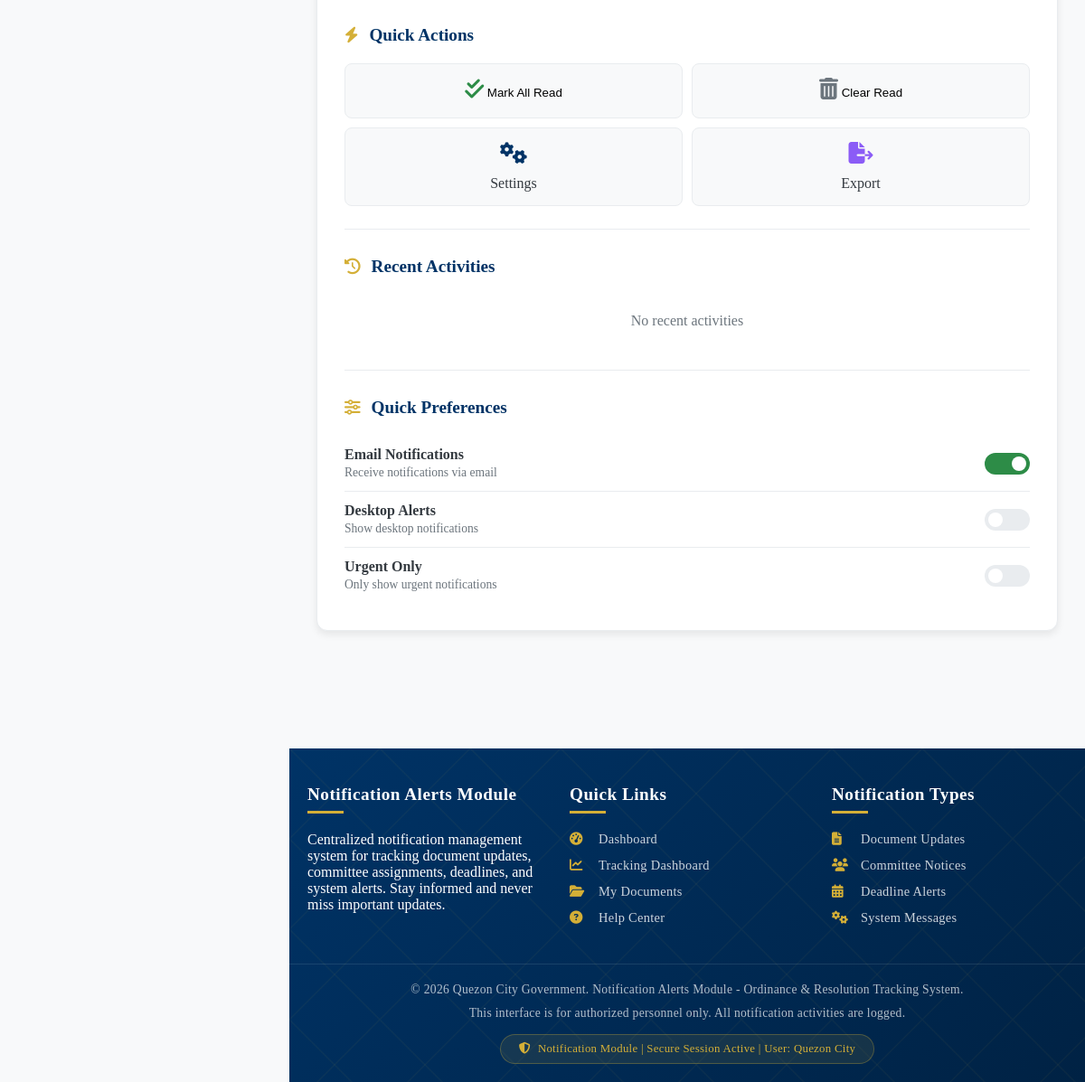
The page /superadmin/notifications.php (signed in, lower part) on the database as committed earlier.
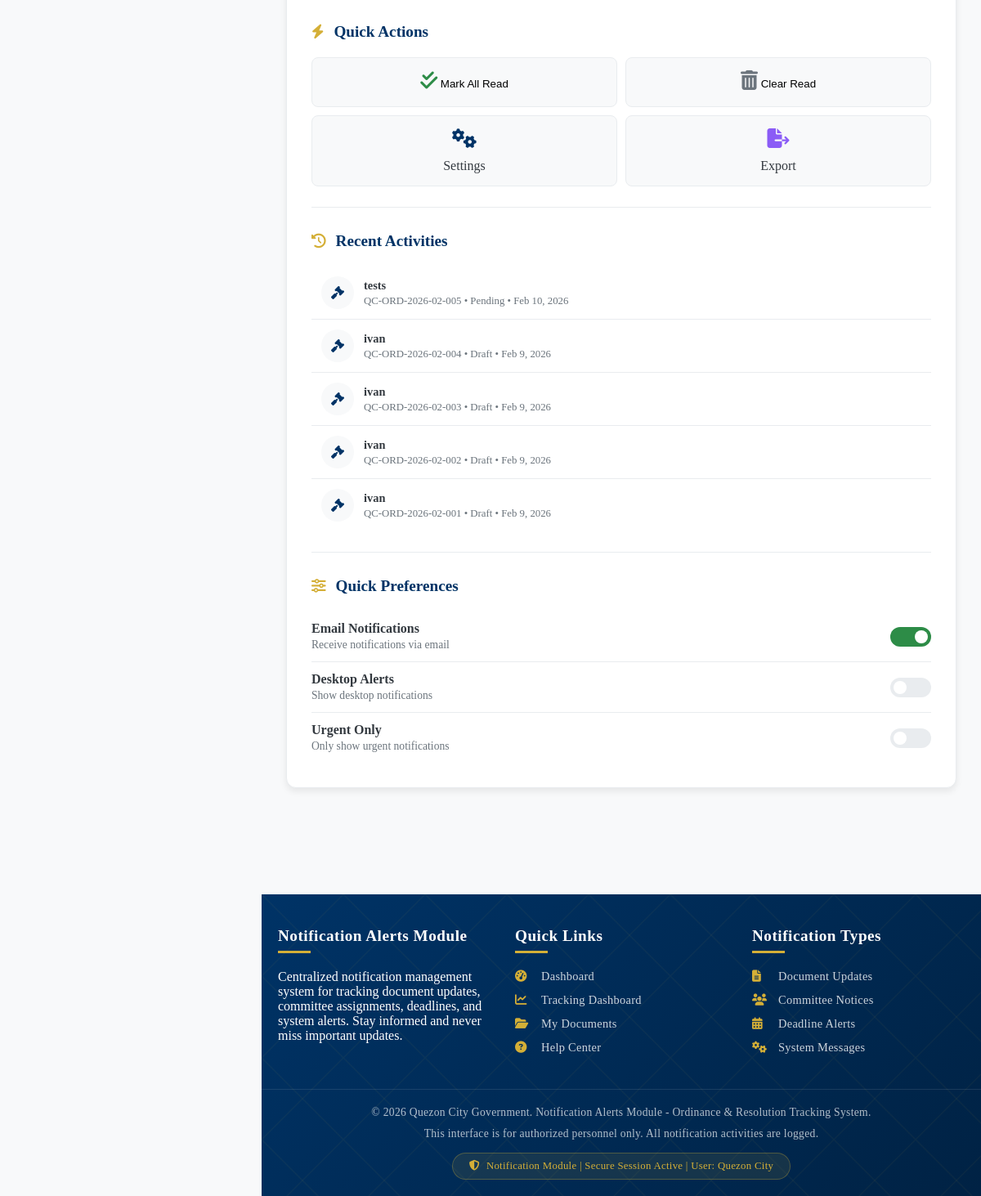
The same page on the database as committed later.
### tables this page shows
CREATE TABLE `ordinances` (
  `id` int(11) NOT NULL,
  `ordinance_number` varchar(50) NOT NULL,
  `title` varchar(255) NOT NULL,
  `description` text DEFAULT NULL,
  `status` enum('draft','pending','approved','rejected','implemented') DEFAULT 'draft',
  `created_by` int(11) DEFAULT NULL,
  `approved_by` int(11) DEFAULT NULL,
  `created_at` timestamp NOT NULL DEFAULT current_timestamp(),
  `updated_at` timestamp NOT NULL DEFAULT current_timestamp() ON UPDATE current_timestamp()
);

### superadmin/notifications.php (the view, shortened to what the changed rows need)
<?php
$database = new Database();
$conn = $database->getConnection();
$user_id = $_SESSION['user_id'];
$recent_activities = [];
try {
    $ordinances_query = "SELECT 'ordinance' as doc_type, id, ordinance_number as doc_number, title,
                         status, updated_at, created_by
                  FROM ordinances
                  WHERE created_by = :user_id
                  ORDER BY updated_at DESC
                  LIMIT 5";
    $stmt = $conn->prepare($ordinances_query);
    $stmt->bindParam(':user_id', $user_id);
    $stmt->execute();
    $ordinances = $stmt->fetchAll();
    $resolutions_query = "SELECT 'resolution' as doc_type, id, resolution_number as doc_number, title,
                          status, updated_at, created_by
                   FROM resolutions
                   WHERE created_by = :user_id
                   ORDER BY updated_at DESC
                   LIMIT 5";
    $stmt = $conn->prepare($resolutions_query);
    $stmt->bindParam(':user_id', $user_id);
    $stmt->execute();
    $resolutions = $stmt->fetchAll();
    $recent_activities = array_merge($ordinances, $resolutions);
    usort($recent_activities, function($a, $b) {
        return strtotime($b['updated_at']) - strtotime($a['updated_at']);
    });
    $recent_activities = array_slice($recent_activities, 0, 10);
} catch (PDOException $e) {
    $recent_activities = [];
}
?>
<!DOCTYPE html>
<html lang="en">
<head>
    <link rel="stylesheet" href="https://cdnjs.cloudflare.com/ajax/libs/font-awesome/6.4.0/css/all.min.css">
</head>
<body>
    <div class="main-wrapper">
        <main class="main-content">
            <div class="notifications-container">
                <div class="notification-dashboard fade-in">
                    <div class="notification-sidebar">
                        <div class="sidebar-widget">
                            <h3 class="widget-title">
                                <i class="fas fa-history"></i>
                                Recent Activities
                            </h3>
                            <?php if (empty($recent_activities)): ?>
                            <p style="color: var(--gray); text-align: center; padding: 20px 0;">
                                No recent activities
                            </p>
                            <?php else: ?>
                            <ul class="activities-list">
                                <?php foreach ($recent_activities as $activity):
                                    $activity_time = getTimeAgo($activity['updated_at']);
                                    $icon = $activity['doc_type'] === 'ordinance' ? 'fa-gavel' : 'fa-file-signature';
                                    $color = $activity['doc_type'] === 'ordinance' ? 'var(--qc-blue)' : 'var(--qc-green)';
                                ?>
                                <li class="activity-item">
                                    <div class="activity-icon" style="color: <?php echo $color; ?>;">
                                        <i class="fas <?php echo $icon; ?>"></i>
                                    </div>
                                    <div class="activity-content">
                                        <div class="activity-title"><?php echo htmlspecialchars($activity['title']); ?></div>
                                        <div class="activity-meta">
                                            <?php echo htmlspecialchars($activity['doc_number']); ?> •
                                            <?php echo ucfirst($activity['status']); ?> •
                                            <?php echo $activity_time; ?>
                                        </div>
                                    </div>
                                </li>
                                <?php endforeach; ?>
                            </ul>
                            <?php endif; ?>
                        </div>
                    </div>
                </div>
            </div>
        </main>
    </div>
</body>
</html>
<?php
function getTimeAgo($timestamp) {
    $time = strtotime($timestamp);
    $time_diff = time() - $time;
    if ($time_diff < 60) {
        return 'Just now';
    } elseif ($time_diff < 3600) {
        $minutes = floor($time_diff / 60);
        return $minutes . ' minute' . ($minutes > 1 ? 's' : '') . ' ago';
    } elseif ($time_diff < 86400) {
        $hours = floor($time_diff / 3600);
        return $hours . ' hour' . ($hours > 1 ? 's' : '') . ' ago';
    } elseif ($time_diff < 604800) {
        $days = floor($time_diff / 86400);
        return $days . ' day' . ($days > 1 ? 's' : '') . ' ago';
    } else {
        return date('M j, Y', $time);
    }
}
?>

Rows that differ between the two databases and show on the page:
added ordinances: title "tests", ordinance_number "QC-ORD-2026-02-005", status "Pending", updated_at "Feb 10, 2026"
added ordinances: title "ivan", ordinance_number "QC-ORD-2026-02-004", status "Draft", updated_at "Feb 9, 2026"
added ordinances: title "ivan", ordinance_number "QC-ORD-2026-02-003", status "Draft", updated_at "Feb 9, 2026"
added ordinances: title "ivan", ordinance_number "QC-ORD-2026-02-002", status "Draft", updated_at "Feb 9, 2026"
added ordinances: title "ivan", ordinance_number "QC-ORD-2026-02-001", status "Draft", updated_at "Feb 9, 2026"
Other text that changed with them:
text no longer shown: "No recent activities"
